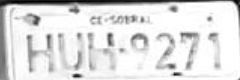
#> input picture exercicio-02/HUH9271.png, 240 x 80 px
$ jupyter execute Untitled.ipynb
#> lines starting #> are read from the running program, lines starting #| are printed output that depends on the picture; after the words box and inside, x2 and y2 are one past the last pixel; in counts of white or black regions, pixels touching at a corner belong together
[cell 1]
import cv2
import numpy as np

[cell 2]
image = 255 *  np.ones((512,512), np.uint8)
cv2.imshow('Imgem branca', image)
cv2.waitKey(0)
cv2.destroyAllWindows()

[cell 3]
image_circle = cv2.circle(image, (256, 256), 100, (0,0,0), -1)
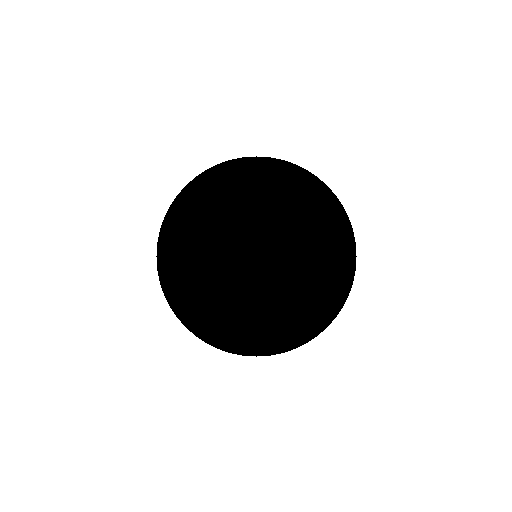
#> image: shape (512, 512); 88% white; 1 black region, box (x1, y1, x2, y2) and area: (156, 156, 357, 357) 31417
cv2.imshow('Imgem branca', image_circle)
cv2.waitKey(0)
cv2.destroyAllWindows()

[cell 4]
kernel1 = np.ones((3,3), np.uint8)

[cell 5]
gradient = cv2.morphologyEx(image_circle, cv2.MORPH_GRADIENT, kernel1)
cv2.imshow('Gradient', gradient)
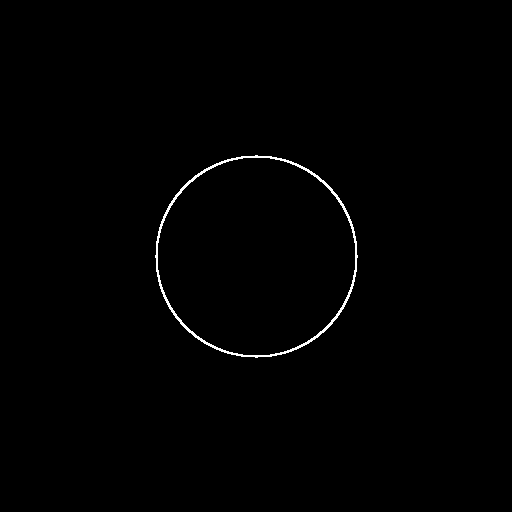
#> window 'Gradient': shape (512, 512); 0.61% white in thin lines or dots, all inside (x1, y1, x2, y2) = (155, 155, 358, 358)
cv2.waitKey(0)
cv2.destroyAllWindows()

[cell 6]
kernel2 = np.zeros((514,514), np.uint8)

[cell 7]
image_circle_copy = gradient.copy()
flood_fill = cv2.floodFill(image_circle_copy, kernel2, (0,0), 255)
flood_fill_inv = cv2.bitwise_not(image_circle_copy)
image_flood_fill = gradient | flood_fill_inv
cv2.imshow('Flood_fill', image_flood_fill)
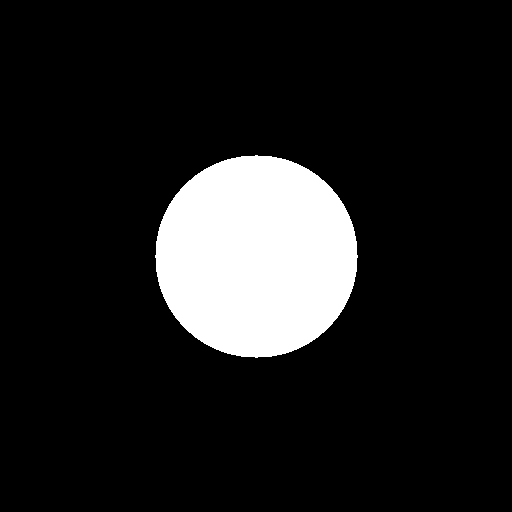
#> window 'Flood_fill': shape (512, 512); 12.3% white; 1 white region, box (x1, y1, x2, y2) and area: (155, 155, 358, 358) 32225
cv2.waitKey(0)
cv2.destroyAllWindows()

[cell 8]
image2 = np.zeros((512,512), np.uint8)
image_circle2 = cv2.circle(image2, (256, 256), 100, (255,255,255), -1)
cv2.imshow('image_circle2', image_circle2)
cv2.waitKey(0)
cv2.destroyAllWindows()

ret, labels = cv2.connectedComponents(image_circle2)

label_hue = np.uint8(179*labels/np.max(labels))
blank_ch = 255*np.ones_like(label_hue)
labeled_img = cv2.merge([label_hue, blank_ch, blank_ch])

# cvt to BGR for display
labeled_img = cv2.cvtColor(labeled_img, cv2.COLOR_HSV2BGR)

# set bg label to black
labeled_img[label_hue==0] = 0

cv2.imshow('labeled.png', labeled_img)
cv2.waitKey(0)
cv2.destroyAllWindows()

Placa de carro

[cell 9]
placa = cv2.imread('HUH9271.png', 0)
#> placa is the input picture: shape (80, 240); min 1, max 255, mean 222.4
_,thresh1 = cv2.threshold(placa,242,255,cv2.THRESH_BINARY_INV)
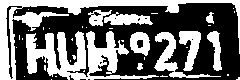
#> thresh1: shape (80, 240); 43.7% white; 40 white regions (30 under 20 px), largest, box (x1, y1, x2, y2) and area: (0, 0, 240, 80) 2918, (26, 31, 159, 80) 2885, (154, 32, 221, 78) 670
cv2.imshow('Placa', placa)
cv2.imshow('Placa', thresh1)
cv2.waitKey(0)
cv2.destroyAllWindows()

[cell 10]
kernel2 = np.ones((3,3), np.uint8)

[cell 11]
erosion_placa = cv2.erode(thresh1, kernel2, iterations=1)
#> erosion_placa: shape (80, 240); 28.4% white; 29 white regions (12 under 20 px), largest, box (x1, y1, x2, y2) and area: (0, 0, 240, 80) 1813, (27, 33, 85, 76) 1117, (87, 32, 117, 72) 589
cv2.imshow('Input', thresh1)
cv2.imshow('Erosion', erosion_placa)
cv2.waitKey(0)
cv2.destroyAllWindows()

[cell 12]
opening_placa = cv2.morphologyEx(erosion_placa, cv2.MORPH_OPEN, kernel2)
#> opening_placa: shape (80, 240); 26.3% white; 18 white regions (4 under 20 px), largest, box (x1, y1, x2, y2) and area: (0, 0, 240, 80) 1782, (88, 33, 116, 72) 577, (27, 34, 57, 73) 575
cv2.imshow('Input', erosion_placa)
cv2.imshow('Opening', opening_placa)
cv2.waitKey(0)
cv2.destroyAllWindows()
#um pouco grossa

[cell 13]
erosion_placa2 = cv2.erode(opening_placa, kernel2, iterations=1)
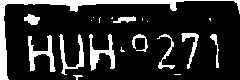
#> erosion_placa2: shape (80, 240); 17% white; 20 white regions (9 under 20 px), largest, box (x1, y1, x2, y2) and area: (0, 0, 240, 80) 1414, (89, 34, 115, 71) 373, (28, 35, 56, 72) 369
cv2.imshow('Input', opening_placa)
cv2.imshow('Erosion', erosion_placa2)
cv2.waitKey(0)
cv2.destroyAllWindows()
#finas mais totalmente separada

[cell 14]
opening_placa_copy = opening_placa.copy()
ret, labels = cv2.connectedComponents(opening_placa_copy)
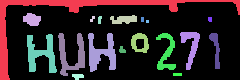
#> labels: shape (80, 240) int32; 19 distinct labels, from 0 to 18; one colour per label, 0 black
#> ret = 19

label_hue = np.uint8(179*labels/np.max(labels))
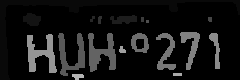
#> label_hue: shape (80, 240); min 0, max 179, mean 19.2
blank_ch = 255*np.ones_like(label_hue)
labeled_img = cv2.merge([label_hue, blank_ch, blank_ch])
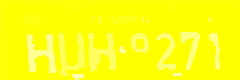
#> labeled_img: shape (80, 240, 3); mean of channels 0, 1, 2 19.2, 255, 255; drawn as B, G, R

# cvt to BGR for display
labeled_img = cv2.cvtColor(labeled_img, cv2.COLOR_HSV2BGR)
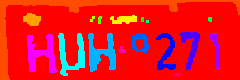
#> labeled_img: shape (80, 240, 3); mean B, G, R 36.6, 25.4, 228.2

# set bg label to black
labeled_img[label_hue==0] = 0
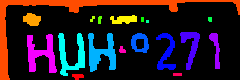
#> labeled_img: shape (80, 240, 3); mean B, G, R 36.6, 25.4, 40.3
cv2.imshow('labeled.png', opening_placa)
cv2.imshow('labeled.png', labeled_img)
cv2.waitKey(0)
cv2.destroyAllWindows()

[cell 15]
cv2.imwrite("placa_componente_conexa.jpg", labeled_img)
#> Out = True

[cell 16]
cv2.imwrite("placa_opening_placa.jpg", opening_placa)
#> Out = True
